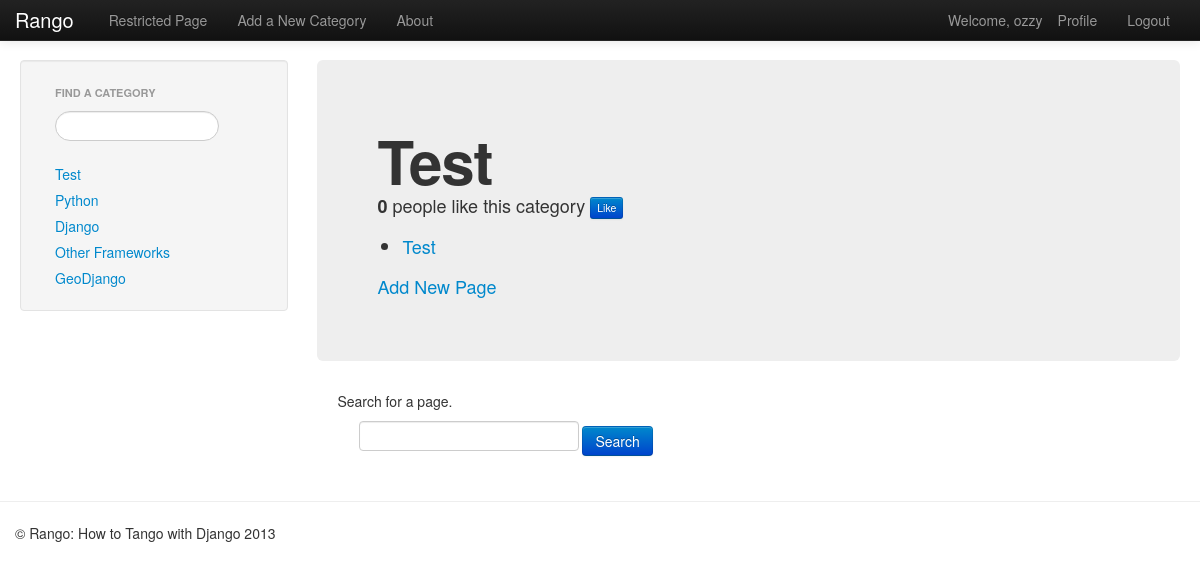
Page /rango/category/Test/ (signed in) on the committed database.
### rango/models.py (models this page shows, shortened)
class Category(models.Model):
	name=models.CharField(max_length=128,unique=True)
	views=models.IntegerField(default=0)
	likes=models.IntegerField(default=0)

class Page(models.Model):
	category=models.ForeignKey(Category)
	title = models.CharField(max_length=128)
	url = models.URLField()
	views = models.IntegerField(default=0)

### rango/views.py (the view)
# urls.py: url(r'^category/(?P<category_name_url>\w+)/$',views.category,name='category'),
def category(request,category_name_url):
	context=RequestContext(request)
	category_name=category_name_url.replace('_',' ')
	context_dict={'category_name':category_name,'category_name_url':category_name_url}
	cat_list=get_category_list()
	context_dict['cat_list']=cat_list
	try:
		category=Category.objects.get(name__iexact=category_name)
		pages=Page.objects.filter(category=category).order_by('-views')
		context_dict['category']=category
		context_dict['pages']=pages
	except Category.DoesNotExist:
		pass
	if request.method=="POST":
		query=request.POST['query'].strip()
		if query:
			result_list=run_query(query)
			context_dict['result_list']=result_list
	return render_to_response('rango/category.html',context_dict,context)

### rango/views.py (called while the page is built)
def get_category_list(max_results=0,starts_with=''):
	cat_list=[]
	if starts_with:
		cat_list=Category.objects.filter(name__istartswith=starts_with)
	else:
		cat_list=Category.objects.all()
	if max_results>0:
		if len(cat_list) > max_results:
			cat_list=cat_list[:max_results]
	for category in cat_list:
		category.url=category.name.replace(' ','_')
	return cat_list

### templates/rango/category.html (shortened to what this page needs)
{% extends 'rango/base.html' %}
{% block body_block %}
	<div class="hero-unit">
		<h1>{{category_name}}</h1>
		{% if category %}
			<p>
			<b id="like_count">{{category.likes}}</b> people like this category
			{% if user.is_authenticated %}
			<button id="likes" data-catid="{{category.id}}" class="btn btn-mini btn-primary" type="button">Like</button>
			{% endif %}
			</p>
			<div id="page">
				{% include 'rango/page_list.html' %}
			</div>
			{% if user.is_authenticated %}
			<a href="/rango/category/{{category_name_url}}/add_page/">Add New Page</a>
			{% endif %}
		{% else %}
		The specified category {{category_name}} does not exist!
		{% endif %}
	</div>
	<div class="container-fluid">
		<p>Search for a page.</p>
		<form class="form-signin span8" id="user_form" method="post" action="/rango/category/{{category_name_url}}/">
			<input type="text" size="50" name="query" value="" id="query" />
			<button class="btn btn-primary" type="submit" name="submit" value="Search">Search</button>
			<br/>
		</form>
	</div>
{% endblock %}

### templates/rango/base.html (shortened to what this page needs)
<!DOCTYPE html>
{% load static %}
<html>
<head>
	<link rel="stylesheet" type="text/css" href="{% static 'css/bootstrap-fluid-adj.css' %}">
	<link rel="stylesheet" type="text/css" href="{% static 'css/bootstrap.min.css' %}" media="screen">
	<link rel="stylesheet" type="text/css" href="{% static 'css/bootstrap-responsive.css' %}">
</head>
<body>
	<div class="navbar navbar-inverse navbar-fixed-top">
		<div class="navbar-inner">
			<div class="container">
				<a class="brand" href="{% url 'index' %}">Rango</a>
				<div class="nav-collapse collapse">
					<ul class="nav pull-right">
						{% if user.is_authenticated %}
						<li class="navbar-text">Welcome, {{ user.username }}</li>
						<li><a href="{% url 'profile' %}">Profile</a></li>
						<li><a href="{% url 'logout' %}">Logout</a></li>
						{% else %}
						<li><a href="{% url 'register' %}">Register</a></li>
						<li><a href="{% url 'login' %}">Login</a></li>
						{% endif %}
					</ul>
					<ul class="nav">
						{% if user.is_authenticated %}
						<li><a href="{% url 'restricted' %}">Restricted Page</a></li>
						<li><a href="{% url 'add_category' %}">Add a New Category</a></li>
						{% endif %}
						<li><a href="{% url 'about' %}">About</a></li>
					</ul>
				</div>
			</div>
		</div>
	</div>
	<div class="container-fluid">
		<div class="row-fluid">
			<div class="span3">
				<div class="well sidebar-nav">
					<ul class="nav nav-list">
						<li class="nav-header">Find a Category</li>
						<form>
							<li><input class="search-query span10" type="text" name="suggestion" value="" id="suggestion"/></li>
						</form>
					</ul>
					<div id="cats">
						{% if cat_list %}
						{% include "rango/category_list.html" %}
						{% endif %}
					</div>
				</div>
			</div>
			<div class="span9">
				{% block body_block %}This is body_block's default content.{% endblock %}
			</div>
		</div>
	</div>
	<hr/>
	<footer>
		<div class="container">
			<p>&COPY; Rango: How to Tango with Django 2013</p>
		</div>
	</footer>
</body>
</html>

### templates/rango/category_list.html
<ul class="nav nav-list">
	{% if cat_list %}
	{% for category in cat_list %}
	<li><a href="/rango/category/{{category.url}}">{{category.name}}</a></li>
	{% endfor %}
	{% else %}
	<li>No categories at present.</li>
	{% endif %}
</ul>

### templates/rango/page_list.html (shortened to what this page needs)
{% if pages %}
<ul>
	{% for page in pages %}
	<li>
		<a href="/rango/goto?page_id={{page.id}}">{{page.title}}</a>
	</li>
	{% endfor %}
</ul>
{% else %}
<strong>No pages currently in category.</strong>
{% endif %}

### rows in the picture
Category: name "Test", likes "0"
Category: name "Python"
Category: name "Django"
Category: name "Other Frameworks"
Category: name "GeoDjango"
Page: title "Test"

### other values in the picture
{{ user.username }} "ozzy"
{{ category_name }} "Test"
